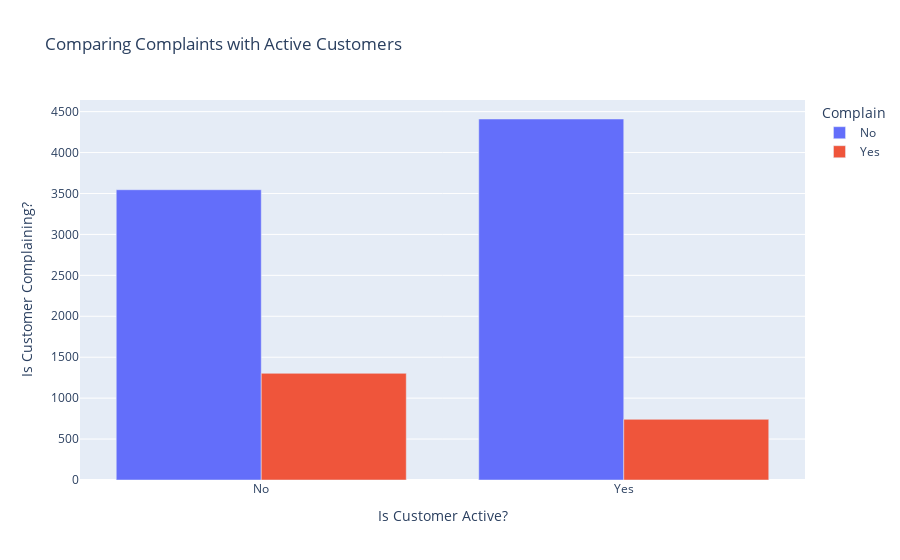

The notebook cell saved with this chart:
### Code cell
import plotly.express as px

# Calculate complaints for age category and complain
grouped_df = data.groupby(['IsActiveMember', 'Complain']).size().reset_index(name='Count')

# Create the plot
fig = px.bar(grouped_df, x='IsActiveMember', y='Count', color='Complain', barmode='group',
             title='Comparing Complaints with Active Customers',
             labels={'IsActiveMember': 'Is Customer Active?', 'Count': 'Is Customer Complaining?'})

# Show the plot
fig.show()

### Figure 1 — Plotly figure (JSON) as saved in the notebook; plotly's stock layout.template omitted (floating-point values rounded to 4 significant figures)
{"data": [{"alignmentgroup": "True", "hovertemplate": "Complain=No<br>Is Customer Active?=%{x}<br>Is Customer Complaining?=%{y}<extra></extra>", "legendgroup": "No", "marker": {"color": "#636efa", "pattern": {"shape": ""}}, "name": "No", "offsetgroup": "No", "orientation": "v", "showlegend": true, "textposition": "auto", "type": "bar", "x": ["No", "Yes"], "xaxis": "x", "y": [3546, 4410], "yaxis": "y"}, {"alignmentgroup": "True", "hovertemplate": "Complain=Yes<br>Is Customer Active?=%{x}<br>Is Customer Complaining?=%{y}<extra></extra>", "legendgroup": "Yes", "marker": {"color": "#EF553B", "pattern": {"shape": ""}}, "name": "Yes", "offsetgroup": "Yes", "orientation": "v", "showlegend": true, "textposition": "auto", "type": "bar", "x": ["No", "Yes"], "xaxis": "x", "y": [1303, 741], "yaxis": "y"}], "layout": {"barmode": "group", "legend": {"title": {"text": "Complain"}, "tracegroupgap": 0}, "title": {"text": "Comparing Complaints with Active Customers"}, "xaxis": {"anchor": "y", "domain": [0, 1], "title": {"text": "Is Customer Active?"}}, "yaxis": {"anchor": "x", "domain": [0, 1], "title": {"text": "Is Customer Complaining?"}}}}
